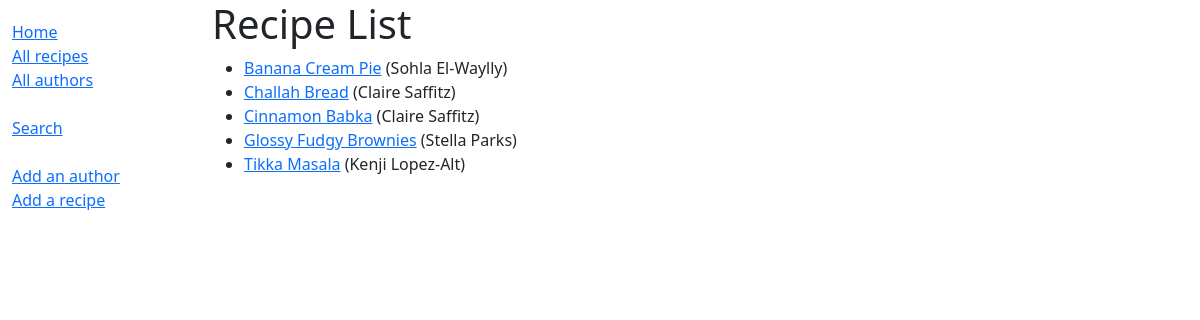
The page /catalog/recipes/ on the database as committed earlier.
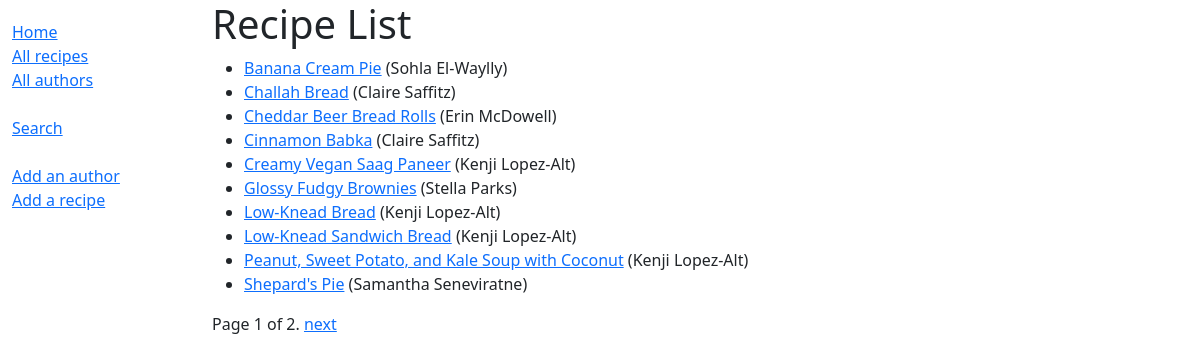
The same page on the database as committed later.
### catalog/models.py (models this page shows, shortened)
class Recipe(models.Model):
    title = models.CharField(max_length=200)
    author = models.ForeignKey('Author', on_delete=models.SET_NULL, null=True) # default is for testing only
    description = models.TextField(max_length=1000, help_text='Enter a brief description of the recipe', blank=True, null=True)
    cuisine = models.ManyToManyField(Cuisine, help_text='Select a cuisine for this recipe', default=None, blank=True)
    diet = models.ManyToManyField(Diet, help_text='Select a diet for this recipe', default=None, blank=True)
    last_made = models.DateField(default=django.utils.timezone.now)
    recipe_photo = models.ImageField(upload_to='catalog/static/media/recipes/images', blank=True, null=True, help_text="Upload an image of the recipe here")
    recipe_pdf = models.FileField(upload_to='catalog/static/media/recipes/pdfs', blank=True, null=True, help_text="Or, if you prefer, upload a pdf here.")
    words = models.TextField(default = None, null=True, blank=True)
    class Meta:
        ordering = [Upper('title')]
    def get_absolute_url(self):
        return reverse('recipe-detail', args=[str(self.id)])

class Author(models.Model):
    first_name = models.CharField(max_length=100)
    last_name = models.CharField(max_length=100)
    date_of_birth = models.DateField(null=True, blank=True)
    date_of_death = models.DateField('Died', null=True, blank=True)
    biography = models.TextField(max_length=1000, help_text='Enter a brief biography', null=True, blank=True)
    class Meta:
        ordering = ['last_name', 'first_name']
    def __str__(self):
        return f'{self.first_name} {self.last_name}'

### catalog/views.py (the view)
# urls.py: path('recipes/', views.RecipeListView.as_view(), name='recipes'),
class RecipeListView(generic.ListView):
    model = Recipe
    paginate_by = 10

### catalog/templates/catalog/recipe_list.html
{% extends "base_generic.html" %}
{% block content %}
  <h1>Recipe List</h1>
  {% if recipe_list %}
  <ul>
    {% for recipe in recipe_list %}
      <li>
        <a href="{{ recipe.get_absolute_url }}">{{ recipe.title }}</a> ({{recipe.author}})
      </li>
    {% endfor %}
  </ul>
  {% else %}
    <p>There are no recipes in the library.</p>
  {% endif %}
{% endblock %}

Rows that differ between the two databases and show on the page:
no longer on this page (row unchanged): Recipe: title "Tikka Masala", author "Kenji Lopez-Alt"
added Recipe: title "Cheddar Beer Bread Rolls", author "Erin McDowell"
added Recipe: title "Creamy Vegan Saag Paneer", author "Kenji Lopez-Alt"
added Recipe: title "Low-Knead Bread", author "Kenji Lopez-Alt"
added Recipe: title "Low-Knead Sandwich Bread", author "Kenji Lopez-Alt"
added Recipe: title "Peanut, Sweet Potato, and Kale Soup with Coconut", author "Kenji Lopez-Alt"
added Recipe: title "Shepard's Pie", author "Samantha Seneviratne"
Other text that changed with them:
{{ page_obj.number }}: (not shown) → "1"
{{ page_obj.paginator.num_pages }}: (not shown) → "2"
text now shown: "Page of . next"
